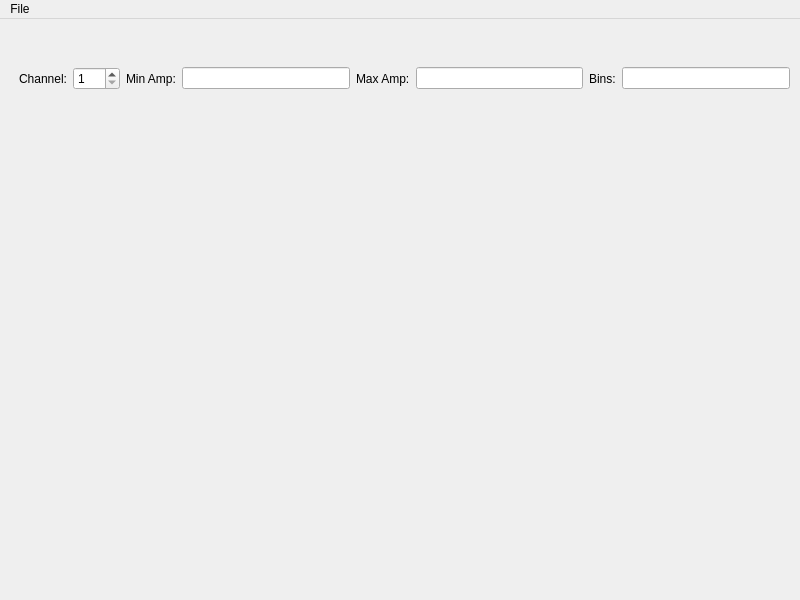
<?xml version="1.0" encoding="UTF-8"?>
<ui version="4.0">
 <class>HistogramWindow</class>
 <widget class="QMainWindow" name="HistogramWindow">
  <property name="geometry">
   <rect>
    <x>0</x>
    <y>0</y>
    <width>800</width>
    <height>600</height>
   </rect>
  </property>
  <property name="windowTitle">
   <string>Amplitude Spectrum</string>
  </property>
  <widget class="QWidget" name="m_centralWidget">
   <layout class="QVBoxLayout" name="verticalLayout">
    <item>
     <widget class="QWidget" name="widget" native="true">
      <property name="maximumSize">
       <size>
        <width>16777215</width>
        <height>90</height>
       </size>
      </property>
      <widget class="QWidget" name="horizontalLayoutWidget">
       <property name="geometry">
        <rect>
         <x>10</x>
         <y>10</y>
         <width>771</width>
         <height>81</height>
        </rect>
       </property>
       <layout class="QHBoxLayout" name="horizontalLayout_2">
        <item>
         <widget class="QLabel" name="ch_label">
          <property name="text">
           <string>Channel:</string>
          </property>
         </widget>
        </item>
        <item>
         <widget class="QSpinBox" name="ch_spinBox">
          <property name="minimum">
           <number>1</number>
          </property>
          <property name="maximum">
           <number>320</number>
          </property>
         </widget>
        </item>
        <item>
         <widget class="QLabel" name="m_minAmpLabel">
          <property name="text">
           <string>Min Amp:</string>
          </property>
         </widget>
        </item>
        <item>
         <widget class="QLineEdit" name="m_minAmpEdit"/>
        </item>
        <item>
         <widget class="QLabel" name="m_maxAmpLabel">
          <property name="text">
           <string>Max Amp:</string>
          </property>
         </widget>
        </item>
        <item>
         <widget class="QLineEdit" name="m_maxAmpEdit"/>
        </item>
        <item>
         <widget class="QLabel" name="label_2">
          <property name="text">
           <string>Bins:</string>
          </property>
         </widget>
        </item>
        <item>
         <widget class="QLineEdit" name="lineEdit"/>
        </item>
       </layout>
      </widget>
     </widget>
    </item>
    <item>
     <widget class="QCustomPlot" name="m_customPlot" native="true"/>
    </item>
   </layout>
  </widget>
  <widget class="QMenuBar" name="menuBar">
   <property name="geometry">
    <rect>
     <x>0</x>
     <y>0</y>
     <width>800</width>
     <height>23</height>
    </rect>
   </property>
   <widget class="QMenu" name="menuFile">
    <property name="title">
     <string>File</string>
    </property>
    <addaction name="actionOpenRootFile"/>
   </widget>
   <addaction name="menuFile"/>
  </widget>
  <action name="actionOpenRootFile">
   <property name="text">
    <string>Open ROOT File</string>
   </property>
  </action>
 </widget>
 <customwidgets>
  <customwidget>
   <class>QCustomPlot</class>
   <extends>QWidget</extends>
   <header>qcustomplot.h</header>
  </customwidget>
 </customwidgets>
 <resources/>
 <connections/>
</ui>
